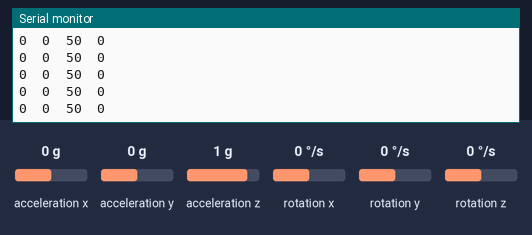
Recording of a sketch running on a simulated ESP8266 (NodeMCU). Shown: the last lines printed to the serial monitor. Inputs (shaded band) come from the test bench; at power-on: acceleration x 0 g, acceleration y 0 g, acceleration z 1 g, rotation x 0 °/s, rotation y 0 °/s, rotation z 0 °/s. WiFi joins after 1.5 s; servers stay silent unless stated; uploads are accepted with an empty reply.

Above: at 4.7 s.
4.8 s: acceleration x set to -1.4 g
At 7.4 s:
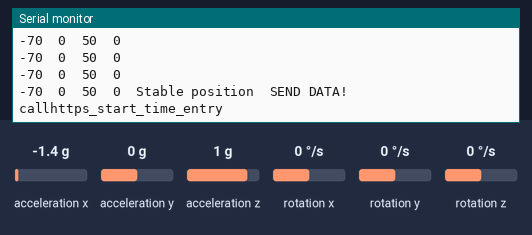
7.8 s: acceleration y set to -1.4 g
At 8.12 s:
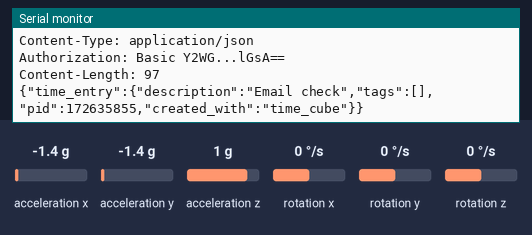
9.3 s: acceleration z set to -1.4 g
At 9.32 s:
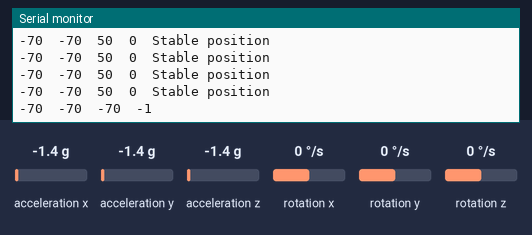
10.8 s: acceleration x set to 0 g
At 13.88 s:
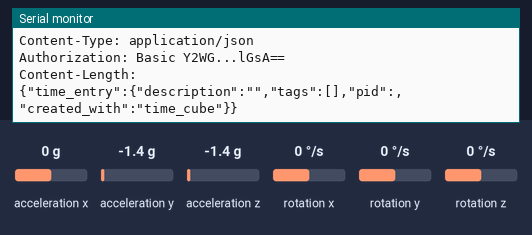

The sketch:

time_tracker_cube.ino
```cpp
#include <ESP8266WiFi.h>
#include <WiFiClientSecure.h>
#include <ESP8266WebServer.h>
#include <ESP8266HTTPClient.h>

#include "Wire.h"
#include "I2Cdev.h"
#include "MPU6050.h"
MPU6050 mpu;

///////////////////////////////BASIC SETINGS////////////////////////////
const char *ssid = "Network_Name"; //Wifi Network Name
const char *password = "Network_Key"; //Wifi Network Key
const char *authorization = "Basic Y2WG...lGsA=="; //ex: "Basic ABC=="

//////////////////////////content_length///description/////////////////////pid - project_id
const char *trackers[6][3] = {{"97",           "Email check",              "172635855"},
                              {"93",           "Meeting",                  "172635927"},
                              {"97",           "Programming",              "172635927"},
                              {"93",           "Reading",                  "172718034"},
                              {"109",          "Online training courses",  "172718034"},
                              {"84",           "Relax",                    "\"\""     }};

/*
   |X   |Y   |Z
  0|-1  |-3  |46
  1|50  |-5  |-1
  2|-2  |-50 |-8
  3|-50 |0   |-8
  4|2   |50  |0
  5|7   |3   |-50
  */
///////////////+X,-X,+Y,-Y,+Z,-Z
int sides[] = { 1, 3, 4, 2, 0, 5};
int16_t epsilon = 10;

///////////////////////////////BASIC SETINGS////////////////////////////


///////////////////////////////Do not change////////////////////////////
const char *host = "api.track.toggl.com"; // Domain to Server: google.com NOT https://google.com
const int httpsPort = 443; //HTTPS PORT (default: 443)

String datarx; //Received data as string
long crontimer;
int httpsClientTimeout = 5000; //in millis

int16_t ax, ay, az;
int16_t gx, gy, gz;

int last_60_measurements[60] = {};
int sent_cube_side = -1;
///////////////////////////////Do not change////////////////////////////


void setup() {
  Wire.begin();
  Serial.begin(9600);

  //wifi init
  WiFi.mode(WIFI_OFF);
  delay(1000);
  WiFi.mode(WIFI_STA);
  WiFi.begin(ssid, password);
  Serial.print("Connecting to wifi: ");
  Serial.print(ssid);
  while (WiFi.status() != WL_CONNECTED) {
    delay(500);
    Serial.print(".");
  }
  Serial.print("Connected to wifi: ");
  Serial.println(ssid);

  //mpu init
  mpu.initialize();
  Serial.println(mpu.testConnection() ? "MPU6050 OK" : "MPU6050 FAIL");
  delay(1000);

  //filling the array with -1 value
  for(int i=0; i<60; i++){ last_60_measurements[i]=-1;}

}


void loop() {
  //Getting data from the sensor:
  mpu.getMotion6(&ax, &ay, &az, &gx, &gy, &gz);
  // (-32768.. 32767) 32768/327 (-100.. 100)
  Serial.print(ax/327); Serial.print('\t');
  Serial.print(ay/327); Serial.print('\t');
  Serial.print(az/327); Serial.print('\t');

  //Checking the side of the cube:
  int cube_side = -1;
  if(checkSide( 50, ax/327) ){ cube_side=sides[0]; }
  else if(checkSide(-50, ax/327) ){ cube_side=sides[1]; }
  else if(checkSide( 50, ay/327) ){ cube_side=sides[2]; }
  else if(checkSide(-50, ay/327) ){ cube_side=sides[3]; }
  else if(checkSide( 50, az/327) ){ cube_side=sides[4]; }
  else if(checkSide(-50, az/327) ){ cube_side=sides[5]; }
  Serial.print(cube_side); Serial.print('\t');

  //Get if the cube is on stable position:
  //Need to check if the cube on same position for 3 seconds and then start timer.
  //We take data each 50 milliseconds. 3000/50 = 60. So, we need same 60 measurements.
  for (int i=0;i<59;i++){ //moving each measurement to one position forward
    last_60_measurements[i]=last_60_measurements[i+1];//0=1,1=2..
  }
  last_60_measurements[59] = cube_side; //setting last value with new measurement

  //checking if stable last 60 measurements are same
  if(checkIfCubeStable(last_60_measurements)){
    Serial.print("Stable position"); Serial.print('\t');
    //checking if sent side is not equal to current cube position:
    if(sent_cube_side!=cube_side){
      Serial.print("SEND DATA!"); Serial.print('\t');
      sent_cube_side = cube_side;
      Serial.print("callhttps_start_time_entry"); Serial.print('\t');
      //Starting tracking time. POST request.
      callhttps_start_time_entry(trackers[sent_cube_side][0], trackers[sent_cube_side][1], trackers[sent_cube_side][2]);
    }
  }
  Serial.println("");
  delay(50);

}

//Checking if value is approximately equal to searching value
bool checkSide(int16_t side, int16_t a){ //return true or false
  if(side-epsilon < a && a < side+epsilon ){//40 < 50 < 60
      return true;
  }
  return false;
};


//Checking if cube on stable position
bool checkIfCubeStable(int measurements[]){
  for (int i=0;i<60;i++){
    if(i==59){return true;};
    if(measurements[i] != measurements[i+1]){return false;};
  }
}


//Call https POST request. Start tracking time:
void callhttps_start_time_entry(const char* content_length, const char* description, const char* pid){
  //Setting connection:
  WiFiClientSecure httpsClient;
  httpsClient.setInsecure();
  httpsClient.setTimeout(httpsClientTimeout);
  delay(1000);
  int retry = 0;
  while ((!httpsClient.connect(host, httpsPort)) && (retry < 15)) {
    delay(100);
    Serial.print(".");
    retry++;
  }
  if (retry == 15) {Serial.println("Connection failed");}
  else {Serial.println("Connected to Server");}

  //Sending the POST request:
  Serial.println("Request_start{");
  String req = String("POST /api/v8/time_entries/start HTTP/1.1\r\n")
        + "Host: api.track.toggl.com\r\n"
        +"Content-Type: application/json\r\n"
        +"Authorization: " + authorization + "\r\n"
        +"Content-Length: " + content_length + "\r\n\r\n"

        +"{\"time_entry\":{\"description\":\"" + description + "\",\"tags\":[],\"pid\":" + pid + ",\"created_with\":\"time_cube\"}}" + "\r\n\r\n";

  Serial.println(req);
  httpsClient.print(req);
  Serial.println("}Request_end");

  //Response:
  Serial.println("line{");
  while (httpsClient.connected()) {
    String line = httpsClient.readStringUntil('\n');
    Serial.print(line);
    if (line == "\r") {
      break;
    }
  }
  Serial.println("}line");

  Serial.println("datarx_start{");
  while (httpsClient.available()) {
    datarx += httpsClient.readStringUntil('\n');
  }
  Serial.println(datarx);
  Serial.println("}datarx_end");
  datarx = "";
}
```

Measured:
- after the input at 4.8 s, the serial monitor: prints a new line after 0.05 s (image 1)
- after the input at 9.3 s, the serial monitor: prints a new line at once (image 3)
- after the input at 10.8 s, the serial monitor: prints a new line at once (image 4)
